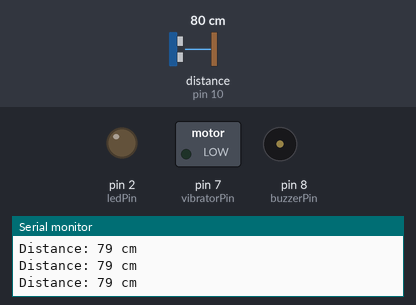
The sketch below on a simulated Arduino Uno, built with avr-gcc and run on an emulated ATmega328P. Parts: switched loads named in the sketch (green lamp = pin HIGH), output pins drawn as LEDs (lit = HIGH), buzzer (waves = sounding), the last lines printed to the serial monitor. Wiring (inferred from the names in the program): ultrasonic range finder: trigger pin 9; echo pin 10. The test bench sets the inputs (shaded band); at power-on: distance to the obstacle (sensor on pin 10) 80 cm. The echo pulse lasts 58.3 µs per cm; pins used as bus, display or sensor lines are not drawn.

Above: at 1.2 s.
1.3 s: distance to the obstacle (sensor on pin 10) set to 2 cm
At 2.0 s:
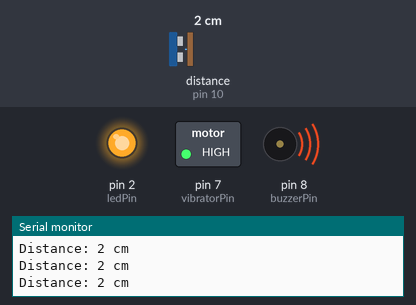
2.8 s: distance to the obstacle (sensor on pin 10) set to 60 cm
At 3.2 s:
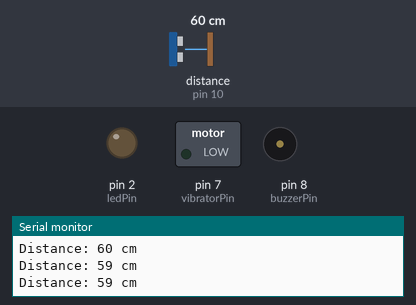
5.8 s: distance to the obstacle (sensor on pin 10) set to 4 cm
At 7.0 s:
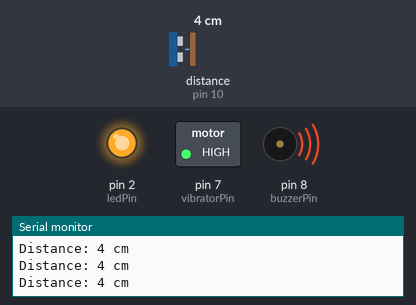
7.3 s: distance to the obstacle (sensor on pin 10) set to 35 cm
At 8.2 s:
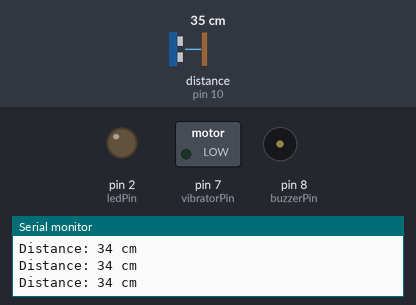
Timing chart, 0 to 9.8 s (numbered marks = the images above; inputs shaded):
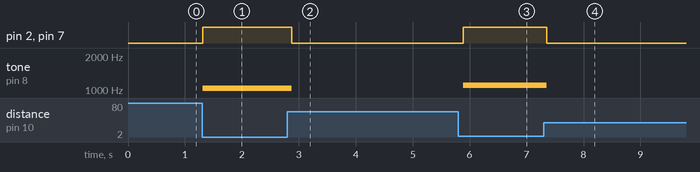

The sketch:

blindstick-with-vib-motor.ino
```cpp
// Pin assignments
const int trigPin = 9;
const int echoPin = 10;
const int ledPin = 2;
const int buzzerPin = 8;
const int vibratorPin = 7;  // I-define ang pin para sa vibrator motor

// Constants para sa ultrasonic sensor
long duration;
int distance;

// Threshold distance (sa cm) aron mag-trigger ang buzzer ug LED feedback
const int thresholdDistance = 30; // 30 cm (pwede nimo i-adjust kung kinahanglan)

// Variables para sa buzzer ug vibrator motor state management
bool buzzerState = false;  // Nagbantay kung naka-on ang buzzer
bool vibratorState = false;  // Nagbantay kung naka-on ang vibrator motor

// Variables para sa debouncing
int lastDistance = -1;  // Last valid nga distansya
unsigned long lastTime = 0;  // Oras sa last valid nga pagbasa
const unsigned long debounceDelay = 100;  // Delay sa ms taliwala sa mga pagbasa para sa debouncing

void setup() {
  // Pag-initialize sa serial communication
  Serial.begin(9600);

  // Pag-setup sa mga pin modes
  pinMode(trigPin, OUTPUT);
  pinMode(echoPin, INPUT);
  pinMode(ledPin, OUTPUT);
  pinMode(buzzerPin, OUTPUT);
  pinMode(vibratorPin, OUTPUT);  // I-set ang vibrator motor pin as output
}

void loop() {
  // I-check kung igo na ba ang oras para magkuha og bag-ong reading (debouncing)
  if (millis() - lastTime >= debounceDelay) {
    // I-send ang pulse aron mag-trigger sa ultrasonic sensor
    digitalWrite(trigPin, LOW);
    delayMicroseconds(2);
    digitalWrite(trigPin, HIGH);
    delayMicroseconds(10);
    digitalWrite(trigPin, LOW);

    // Sukda ang duration sa pulse
    duration = pulseIn(echoPin, HIGH);

    // I-calculate ang distansya sa cm
    distance = duration * 0.0344 / 2;

    // I-print ang distansya para sa debugging
    Serial.print("Distance: ");
    Serial.print(distance);
    Serial.println(" cm");

    // I-update ang distansya kung valid ang bag-ong reading
    if (distance > 0 && distance < 400) {  // Valid nga range sa distansya (kasagaran 2cm to 400cm para sa HC-SR04)
      lastDistance = distance;
      lastTime = millis();  // I-update ang last valid nga oras
    }
  }

  // I-check kung ang object kay naa sulod sa threshold distance
  if (lastDistance != -1 && lastDistance < thresholdDistance) {
    // Object detected: i-activate ang LED, buzzer, ug vibrator motor
    digitalWrite(ledPin, HIGH);  // I-on ang LED

    // I-on ang buzzer kung dili pa siya naka-on
    if (!buzzerState) {
      int buzzerTone = map(lastDistance, 0, thresholdDistance, 1000, 2000); // I-map ang distansya ngadto sa tone range
      tone(buzzerPin, buzzerTone);  // I-play ang tone base sa distansya
      buzzerState = true;           // I-set ang buzzerState ngadto sa true, nagpasabot nga naka-on ang buzzer
    }

    // I-on ang vibrator motor kung dili pa siya naka-on
    if (!vibratorState) {
      digitalWrite(vibratorPin, HIGH);  // I-on ang vibrator motor
      vibratorState = true;             // I-set ang vibratorState ngadto sa true, nagpasabot nga naka-on ang motor
    }
  } else {
    // Wala'y object nga nadetect: i-off ang LED, buzzer, ug vibrator motor
    digitalWrite(ledPin, LOW);   // I-off ang LED

    // I-off ang buzzer kung naka-on pa siya
    if (buzzerState) {
      noTone(buzzerPin);          // I-stop ang buzzer
      buzzerState = false;        // I-set ang buzzerState ngadto sa false, nagpasabot nga naka-off ang buzzer
    }

    // I-off ang vibrator motor kung naka-on pa siya
    if (vibratorState) {
      digitalWrite(vibratorPin, LOW);  // I-off ang vibrator motor
      vibratorState = false;           // I-set ang vibratorState ngadto sa false, nagpasabot nga naka-off ang motor
    }
  }

  // Gamay nga delay para sa stability sa mga readings
  delay(50);  // Gamay nga delay
}
```

Measured:
- after the input at 1.3 s, pin 2 (ledPin), pin 7 (vibratorPin): LOW → HIGH at once; tone on pin 8 (buzzerPin): silent → 1033 Hz at once
- after the input at 2.8 s, pin 2 (ledPin), pin 7 (vibratorPin): HIGH → LOW after 0.08 s; tone on pin 8 (buzzerPin): 1033 Hz → silent after 0.08 s
- after the input at 5.8 s, pin 2 (ledPin), pin 7 (vibratorPin): LOW → HIGH after 0.09 s; tone on pin 8 (buzzerPin): silent → 1100 Hz after 0.09 s
- after the input at 7.3 s, pin 2 (ledPin), pin 7 (vibratorPin): HIGH → LOW after 0.05 s; tone on pin 8 (buzzerPin): 1100 Hz → silent after 0.05 s
